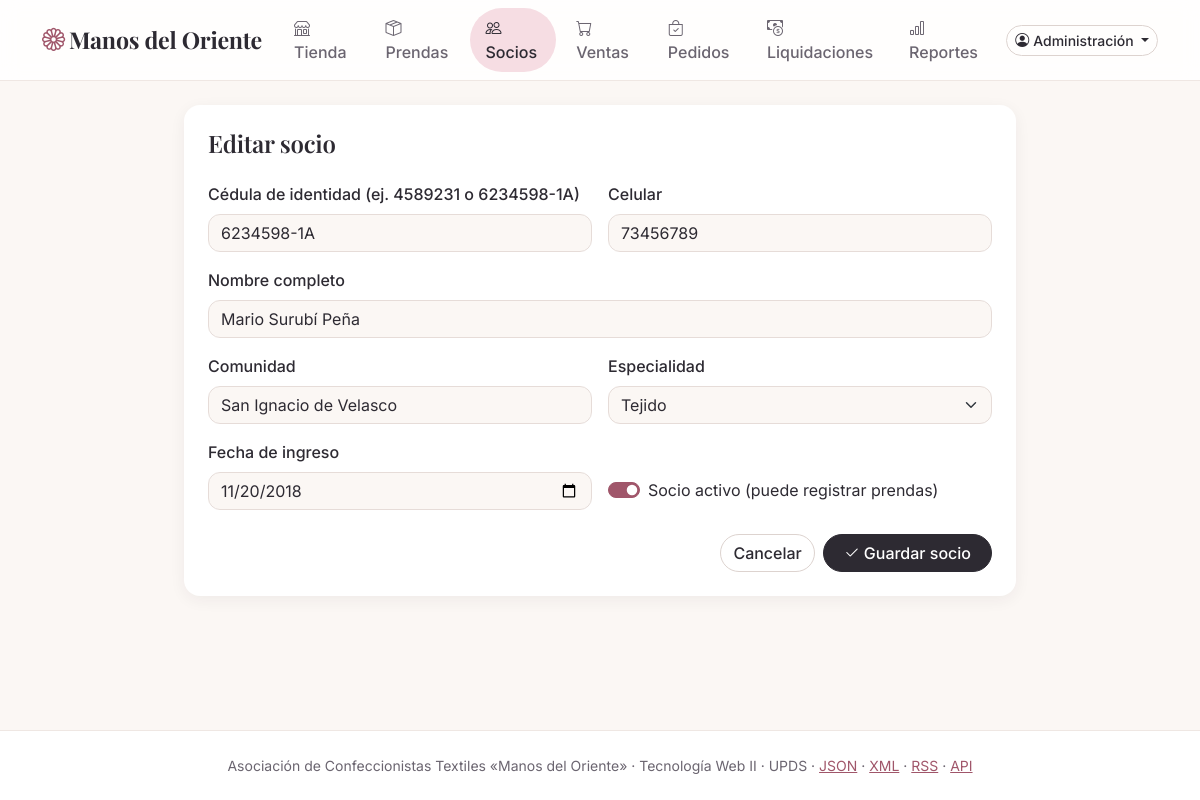
The page /socio_form.php?id=3 (signed in) on the database its author committed.
### tables this page shows
CREATE TABLE socios (
    id             INT UNSIGNED  NOT NULL AUTO_INCREMENT,
    ci             VARCHAR(13)   NOT NULL COMMENT 'Cédula de identidad, con complemento opcional (1234567-1A)',
    nombre         VARCHAR(80)   NOT NULL,
    telefono       CHAR(8)       NOT NULL COMMENT 'Celular boliviano: 8 dígitos, empieza en 6 o 7',
    comunidad      VARCHAR(60)   NOT NULL,
    especialidad   ENUM('Costura', 'Bordado', 'Tejido', 'Estampado') NOT NULL,
    fecha_ingreso  DATE          NOT NULL,
    activo         TINYINT(1)    NOT NULL DEFAULT 1,
    creado_en      TIMESTAMP     NOT NULL DEFAULT CURRENT_TIMESTAMP,
    actualizado_en TIMESTAMP     NOT NULL DEFAULT CURRENT_TIMESTAMP ON UPDATE CURRENT_TIMESTAMP,
    PRIMARY KEY (id),
    UNIQUE KEY uq_socios_ci (ci),
    KEY ix_socios_nombre (nombre),
    CONSTRAINT ck_socios_telefono CHECK (telefono REGEXP '^[67][0-9]{7}$')
);

### src/funciones.php (called while the page is built, shortened)
<?php
function e(string $texto): string
{
    return htmlspecialchars($texto, ENT_QUOTES | ENT_SUBSTITUTE, 'UTF-8');
}
function texto(array $origen, string $clave, string $porDefecto = ''): string
{
    $valor = $origen[$clave] ?? $porDefecto;
    return is_string($valor) ? trim($valor) : $porDefecto;
}
function es_parcial(): bool
{
    return ($_SERVER['HTTP_X_PARCIAL'] ?? '') === '1';
}

### src/Repositorio/SocioRepositorio.php (called while the page is built, shortened)
<?php
final class SocioRepositorio
{
    public function buscarPorId(int $id): ?Socio
    {
        $consulta = $this->pdo->prepare('SELECT ' . self::COLUMNAS . ' FROM socios s WHERE s.id = :id');
        $consulta->execute(['id' => $id]);
        $fila = $consulta->fetch();
        return $fila === false ? null : self::hidratar($fila);
    }
    public static function hidratar(array $fila, string $prefijo = ''): Socio
    {
        return new Socio(
            ci: $fila[$prefijo . 'ci'],
            nombre: $fila[$prefijo . 'nombre'],
            telefono: $fila[$prefijo . 'telefono'],
            comunidad: $fila[$prefijo . 'comunidad'],
            especialidad: $fila[$prefijo . 'especialidad'],
            fechaIngreso: $fila[$prefijo . 'fecha_ingreso'],
            activo: (bool) $fila[$prefijo . 'activo'],
            id: (int) $fila[$prefijo . 'id'],
        );
    }
}

### src/Conexion.php (called while the page is built, shortened)
<?php
final class Conexion
{
    private static ?PDO $pdo = null;
    public static function obtener(): PDO
    {
        return self::$pdo ??= self::crear(configuracion_bd());
    }
    public static function crear(array $bd, bool $conBase = true): PDO
    {
        $dsn = "mysql:host={$bd['host']};port={$bd['puerto']};charset=utf8mb4" . ($conBase ? ";dbname={$bd['nombre']}" : '');
        $pdo = new PDO($dsn, $bd['usuario'], $bd['clave'], [
            PDO::ATTR_ERRMODE => PDO::ERRMODE_EXCEPTION,
            PDO::ATTR_DEFAULT_FETCH_MODE => PDO::FETCH_ASSOC,
            PDO::ATTR_EMULATE_PREPARES => false,
        ]);
        $pdo->exec("SET time_zone = '-04:00'");
        return $pdo;
    }
}

### plantillas/campos.php (the view, shortened to what this page needs)
<?php
function atributos_error(string $nombre, array $errores): string
{
    return isset($errores[$nombre]) ? " aria-invalid=\"true\" aria-describedby=\"f-$nombre-error\"" : '';
}
function clase_control(string $nombre, array $errores, string $base = 'form-control'): string
{
    return $base . (isset($errores[$nombre]) ? ' is-invalid' : '');
}
function mensaje_error(string $nombre, array $errores): string
{
    return isset($errores[$nombre]) ? "<span class=\"error invalid-feedback d-block\" id=\"f-$nombre-error\">" . e($errores[$nombre]) . '</span>' : '';
}
function campo(string $nombre, string $etiqueta, array $datos, array $errores, string $tipo = 'text', string $extra = '', int $columnas = 12): void
{
    echo "<div class=\"col-md-$columnas\"><label class=\"form-label\" for=\"f-$nombre\">$etiqueta</label>"
        . "<input id=\"f-$nombre\" class=\"" . clase_control($nombre, $errores) . "\" name=\"$nombre\" type=\"$tipo\" value=\"" . e((string) ($datos[$nombre] ?? '')) . "\" $extra"
        . atributos_error($nombre, $errores) . '>' . mensaje_error($nombre, $errores) . '</div>';
}

### public/socio_form.php (shortened to what this page needs)
<?php
$repo = new SocioRepositorio(Conexion::obtener());
$idTexto = texto($_GET, 'id');
$id = null;
$datos = ['ci' => '', 'nombre' => '', 'telefono' => '', 'comunidad' => '', 'especialidad' => '', 'fecha_ingreso' => date('Y-m-d'), 'activo' => '1'];
if ($idTexto !== '') {
    $id = filter_var($idTexto, FILTER_VALIDATE_INT, ['options' => ['min_range' => 1]]) ?: null;
    $actual = $id === null ? null : $repo->buscarPorId($id);
    $datos = ['ci' => $actual->ci, 'nombre' => $actual->nombre, 'telefono' => $actual->telefono, 'comunidad' => $actual->comunidad,
        'especialidad' => $actual->especialidad, 'fecha_ingreso' => $actual->fechaIngreso, 'activo' => $actual->activo ? '1' : ''];
}
$errores = [];
$titulo = $id === null ? 'Nuevo socio' : 'Editar socio';
$accion = '/socio_form.php' . ($id === null ? '' : '?id=' . $id);
require __DIR__ . '/../plantillas/cabecera.php';
if (!es_parcial()) {
    echo '<div class="card shadow-sm border-0 mx-auto formulario-pagina"><div class="card-body p-4"><h1 class="h4 mb-4">' . e($titulo) . '</h1>';
}
require __DIR__ . '/../plantillas/formulario_socio.php';
if (!es_parcial()) {
    echo '</div></div>';
}
require __DIR__ . '/../plantillas/pie.php';

### plantillas/formulario_socio.php (shortened to what this page needs)
<?php
require_once __DIR__ . '/campos.php';
?>
<form method="post" action="<?= e($accion) ?>" class="ficha" novalidate>
  <div class="row g-3">
    <?php campo('ci', 'Cédula de identidad (ej. 4589231 o 6234598-1A)', $datos, $errores, 'text', 'maxlength="13" required autocomplete="off"', 6); ?>
    <div class="col-md-6">
      <label class="form-label" for="f-especialidad">Especialidad</label>
      <select id="f-especialidad" class="<?= clase_control('especialidad', $errores, 'form-select') ?>" name="especialidad" required<?= atributos_error('especialidad', $errores) ?>>
        <?php foreach (Socio::ESPECIALIDADES as $esp): ?>
          <option value="<?= e($esp) ?>"<?= $datos['especialidad'] === $esp ? ' selected' : '' ?>><?= e($esp) ?></option>
        <?php endforeach; ?>
      </select>
    </div>
    <div class="col-md-6 d-flex align-items-end">
      <div class="form-check form-switch mb-2">
        <input class="form-check-input" type="checkbox" role="switch" id="f-activo" name="activo" value="1"<?= $datos['activo'] === '1' ? ' checked' : '' ?>>
        <label class="form-check-label" for="f-activo">Socio activo (puede registrar prendas)</label>
      </div>
    </div>
  </div>
  <div class="d-flex justify-content-end gap-2 mt-4">
    <a class="btn btn-outline-secondary" href="/socios.php" data-cerrar>Cancelar</a>
    <button type="submit" class="btn btn-marca"><i class="bi bi-check2 me-1"></i>Guardar socio</button>
  </div>
</form>

### public/css/estilo.css (style rules this page uses)
:root { --crema: #fbf7f4; --tinta: #2d2a32; --tinta-suave: #6b6570; --rosa: #f6dde3; --rosa-medio: #ebbcc6; --rosa-texto: #a0566a; --lavanda: #e9e3f5; --menta: #dff1e8; --durazno: #fde8db; --salvia: #4c7a69; --borde: #efe7e3; --bs-body-bg: var(--crema); --bs-body-color: var(--tinta); --bs-body-font-family: "Inter", "Segoe UI", system-ui, sans-serif; --bs-link-color-rgb: 160, 86, 106; --bs-link-hover-color-rgb: 45, 42, 50; --bs-border-color: var(--borde); --bs-border-radius: .75rem; --bs-secondary-color: var(--tinta-suave); }
h1, h2, .h1, .h2, .h3, .display-6, .navbar-brand, .modal-title { font-family: "Playfair Display", Georgia, serif; letter-spacing: -.01em; }
.btn { border-radius: 50rem; font-weight: 500; }
.btn-marca { --bs-btn-color: #fff; --bs-btn-bg: var(--tinta); --bs-btn-border-color: var(--tinta); --bs-btn-hover-color: #fff; --bs-btn-hover-bg: #4a4452; --bs-btn-hover-border-color: #4a4452; --bs-btn-active-bg: #1f1c23; --bs-btn-active-border-color: #1f1c23; --bs-btn-disabled-bg: var(--tinta); --bs-btn-disabled-border-color: var(--tinta); padding-inline: 1.25rem; }
.btn-outline-secondary { --bs-btn-color: var(--tinta); --bs-btn-border-color: #ddd3cf; --bs-btn-hover-bg: var(--crema); --bs-btn-hover-color: var(--tinta); --bs-btn-hover-border-color: #cfc3be; --bs-btn-active-bg: var(--rosa); --bs-btn-active-color: var(--tinta); }
.form-control, .form-select, .input-group-text { border-color: #e6dcd8; }
.form-check-input:checked { background-color: var(--rosa-texto); border-color: var(--rosa-texto); }
.form-label { font-weight: 500; }
.card { --bs-card-bg: #fff; --bs-card-border-radius: 1rem; }
.shadow-sm { box-shadow: 0 .25rem 1rem rgba(45, 42, 50, .06) !important; }
.formulario-pagina { max-width: 52rem; }

### rows shown on the page
socios: id "Editar socio", ci "6234598-1A", telefono "73456789", nombre "Mario Surubí Peña", comunidad "San Ignacio de Velasco", fecha_ingreso "11/20/2018", activo "☑"

### other values the page prints
NOMBRE_TIENDA "Manos del Oriente"
$texto "Tienda"
$texto "Prendas"
$texto "Socios"
$texto "Ventas"
$texto "Pedidos"
$texto "Liquidaciones"
$texto "Reportes"
$usuarioSesion->nombre "Administración"
$etiqueta "Cédula de identidad (ej. 4589231 o 6234598-1A) Celular Nombre completo Comunidad Fecha de ingreso"
NOMBRE_ASOCIACION "Asociación de Confeccionistas Textiles «Manos del Oriente»"
form field especialidad "Tejido"
